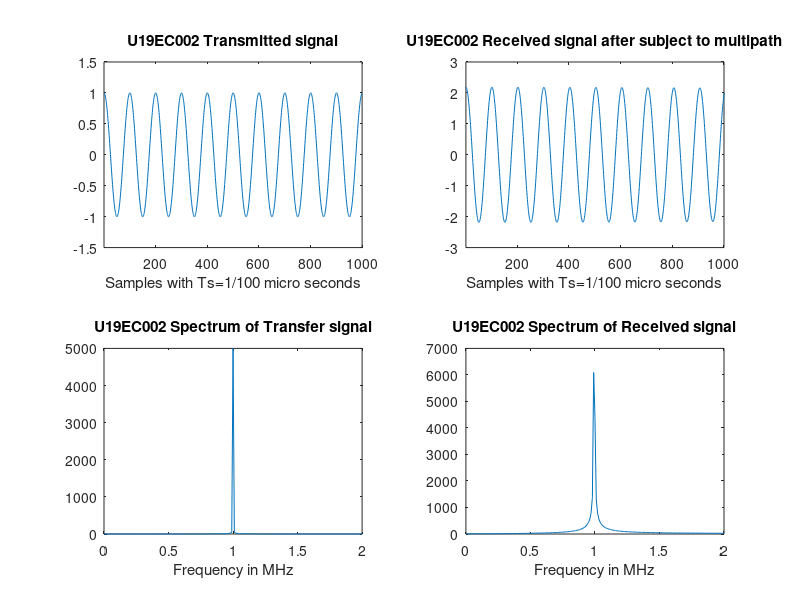
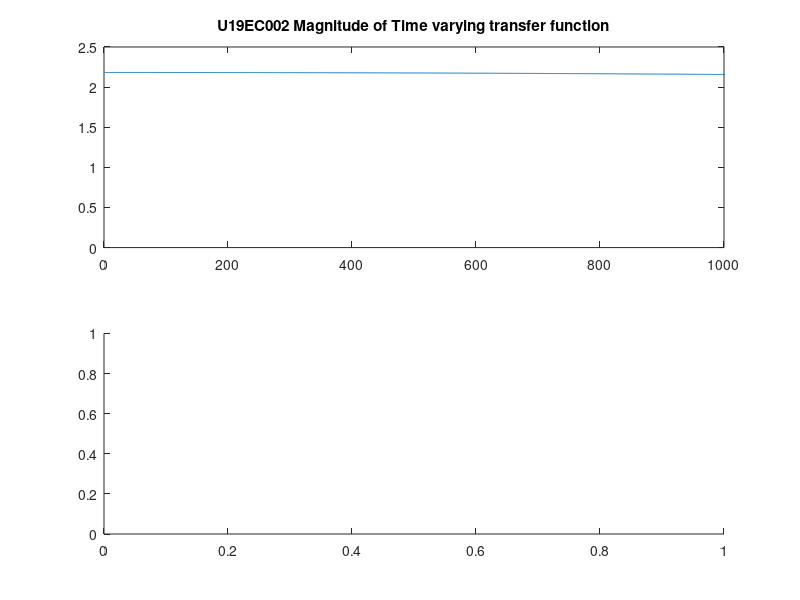

Write the MATLAB code that produced these figures, in order. (Note: this script raises an error after producing the figures.)
%% doppler spread

clc;
clear all;
close all;
Tau0 =0;
f=1;
t = 0:0.01:100;
tx = cos(2*pi*f*t);
Tauj = [0.0042 0.0098 0.0030 0.0070];
BETA = [0.2691 0.4228 0.5479 0.9427];
f_shift=abs(-f*Tauj+f);
rx =[];
tf = [];
for t =0:0.01:100
 temp =0;
 temp1 =0;
 for i=1:length(Tauj)
 temp = temp+ BETA(i)*cos(2*pi*f_shift(i)*t);
 temp1 = temp1+BETA(i)*exp(-1i*2*pi*f*Tau0)*exp(-1i*2*pi*f*Tauj(i)*t);
 end
 rx = [rx temp];
 tf = [tf temp1];
end
figure(1)
subplot(2,2,1)
plot(tx)
axis([1 1000 -1.5 1.5]);
title('U19EC002 Transmitted signal');
xlabel('Samples with Ts=1/100 micro seconds');
subplot(2,2,2)
plot(rx)
xlim([1 1000]);
title('U19EC002 Received signal after subject to multipath');
xlabel('Samples with Ts=1/100 micro seconds');
fre = (0:1:length(rx)-1)/100;
subplot(2,2,3)
plot(fre, abs(fft(tx)));
xlim([0 2]);
title('U19EC002 Spectrum of Transfer signal');
xlabel('Frequency in MHz');
subplot(2,2,4)
plot(fre, abs(fft(rx)));
xlim([0 2]);
title('U19EC002 Spectrum of Received signal');
xlabel('Frequency in MHz');
figure(2)
subplot(2,1,1)
plot(abs(tf));
xlim([0 1000]);
title('U19EC002 Magnitude of Time varying transfer function');
subplot(2,1,2)
plot(phase(tf));
xlim([0 1000]);
title('U19EC002 Phase of Time varying transfer function');

%% delay spread


clear all;
close all;
Tau0=0;
t0=1;
Tauj = [0.0042 0.0098 0.0030 0.0070];
BETA = [0.2691 0.4228 0.5479 0.9427];
tv_tf_comp_at_t0=[];
for f=0:(1/1000):0.999
 temp=0;
 for i=1:length(Tauj)
 temp=temp+BETA(i)*exp(-1i*2*pi*f*Tau0)*exp(-1i*2*pi*f*Tauj(i)*t0);
 end
 tv_tf_comp_at_t0=[tv_tf_comp_at_t0 temp];
end
figure;
plot((0:(1/1000):0.999)*100000,abs(tv_tf_comp_at_t0));
title('U19EC002 Time Varying Transfer Function computed at the time instant t0=1us')
xlabel('Frequency in kHz');
